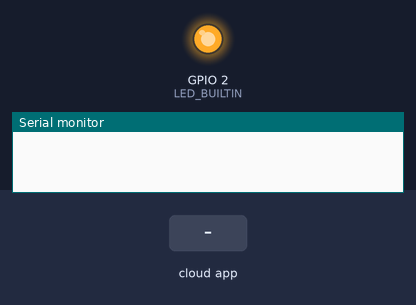
The sketch below on a simulated ESP8266 (NodeMCU). Shown: output pins drawn as LEDs (lit = HIGH, except the on-board LED, lit = LOW), the last lines printed to the serial monitor. Inputs (shaded band) come from the test bench. WiFi joins after 1.5 s; servers stay silent unless stated; not simulated (calls return 0 or success): arduino_secrets.h.

Above: at 2.7 s.
2.8 s: the phone or cloud app sets ledStatus to 1
At 3.9 s:
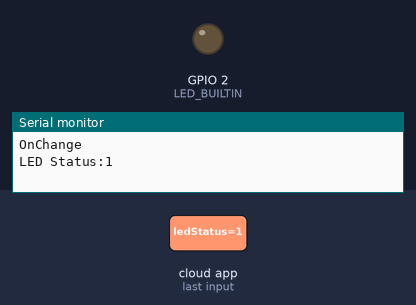
4.5 s: the phone or cloud app sets ledStatus to 0
At 5.0 s:
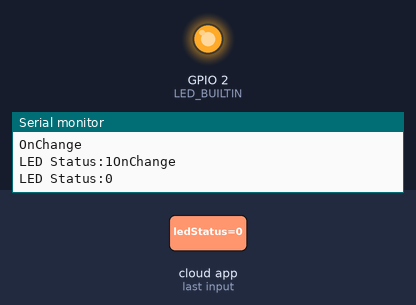
Timing chart, 0 to 7.5 s (numbered marks = the images above; inputs shaded):
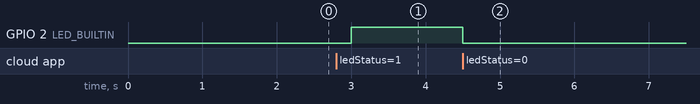

The sketch:

Led_e_UpTime_mar21a.ino
```cpp
#include "arduino_secrets.h"
/*
  Sketch generated by the Arduino IoT Cloud Thing "Untitled"
  https://create.arduino.cc/cloud/things/7b523f48-1ad7-4a31-8751-1dd156234636

  Arduino IoT Cloud Variables description

  The following variables are automatically generated and updated when changes are made to the Thing

  int upTime;
  bool ledStatus;

  Variables which are marked as READ/WRITE in the Cloud Thing will also have functions
  which are called when their values are changed from the Dashboard.
  These functions are generated with the Thing and added at the end of this sketch.
*/

#include "thingProperties.h"

void setup() {
  pinMode(LED_BUILTIN, OUTPUT);
  // Initialize serial and wait for port to open:
  Serial.begin(9600);
  // This delay gives the chance to wait for a Serial Monitor without blocking if none is found
  delay(1500);

  // Defined in thingProperties.h
  initProperties();

  // Connect to Arduino IoT Cloud
  ArduinoCloud.begin(ArduinoIoTPreferredConnection);

  /*
     The following function allows you to obtain more information
     related to the state of network and IoT Cloud connection and errors
     the higher number the more granular information you’ll get.
     The default is 0 (only errors).
     Maximum is 4
 */
  setDebugMessageLevel(4);
  ArduinoCloud.printDebugInfo();
}

void loop() {
  ArduinoCloud.update();
  upTime = millis() / 1000;
}

/*
  Since LedStatus is READ_WRITE variable, onLedStatusChange() is
  executed every time a new value is received from IoT Cloud.
*/
void onLedStatusChange()  {
  // Add your code here to act upon LedStatus change
  Serial.println("OnChange");
  Serial.print("LED Status:");
  Serial.print(ledStatus);
  digitalWrite(LED_BUILTIN,ledStatus);
}
```

thingProperties.h
```cpp
// Code generated by Arduino IoT Cloud, DO NOT EDIT.

#include <ArduinoIoTCloud.h>
#include <Arduino_ConnectionHandler.h>

const char DEVICE_LOGIN_NAME[]  = "de2201b5-c9f2-48a2-9d93-a70b8270f08c";

const char SSID[]               = SECRET_SSID;    // Network SSID (name)
const char PASS[]               = SECRET_OPTIONAL_PASS;    // Network password (use for WPA, or use as key for WEP)
const char DEVICE_KEY[]  = SECRET_DEVICE_KEY;    // Secret device password

void onLedStatusChange();

int upTime;
bool ledStatus;

void initProperties(){

  ArduinoCloud.setBoardId(DEVICE_LOGIN_NAME);
  ArduinoCloud.setSecretDeviceKey(DEVICE_KEY);
  ArduinoCloud.addProperty(upTime, READ, 5 * SECONDS, NULL);
  ArduinoCloud.addProperty(ledStatus, READWRITE, ON_CHANGE, onLedStatusChange);

}

WiFiConnectionHandler ArduinoIoTPreferredConnection(SSID, PASS);
```

Measured:
- after the input at 2.8 s, GPIO 2 (LED_BUILTIN): LOW → HIGH after 0.20 s
- after the input at 4.5 s, GPIO 2 (LED_BUILTIN): HIGH → LOW at once
